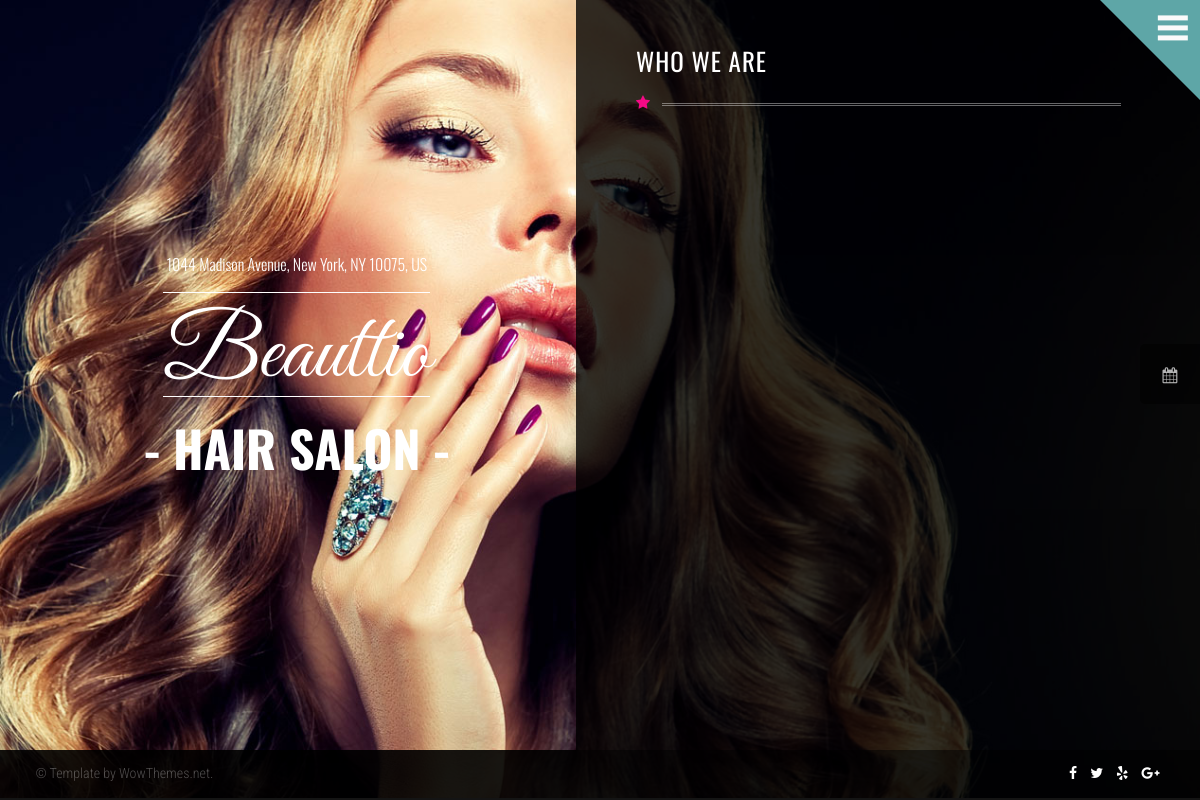
Page /about/ on the earlier database version.
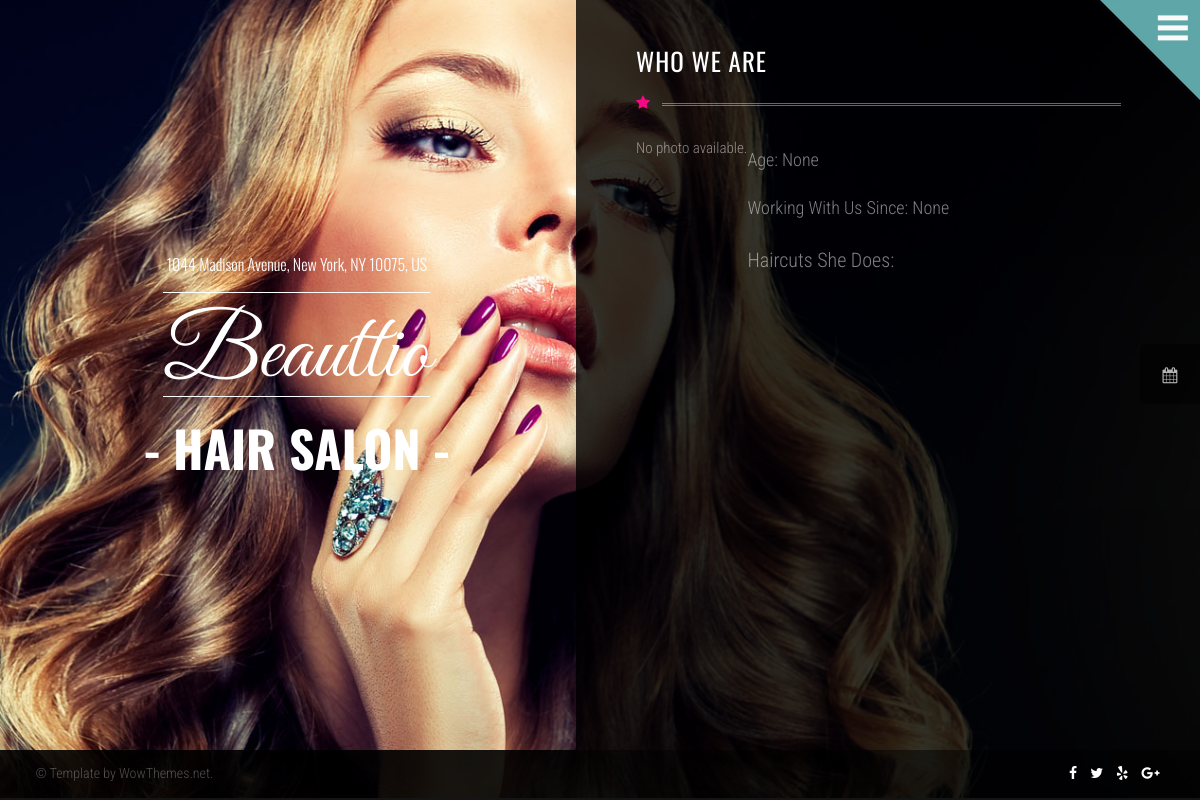
Same page on the later database version.
### HairSaloon/hairdressers/models.py (models this page shows, shortened)
class HairDresser(models.Model):
    BACKGROUND_MAX_LENGTH = 500
    background = models.TextField(max_length=500)
    working_since = models.DateField(blank=True, null=True)
    services = models.ManyToManyField(
        to=Service,
        related_name='hairdressers'
    )
    user = models.OneToOneField(
        to=UserModel,
        on_delete=models.CASCADE,
        related_name='hairdresser_profile',
        null=True,
    )
    @property
    def age(self):
        if self.user.profile.date_of_birth:
            today = datetime.today()
            return today.year - self.user.profile.date_of_birth.year - ((today.month, today.day) < (
                self.user.profile.date_of_birth.month, self.user.profile.date_of_birth.day))
        return None

### HairSaloon/accounts/models.py (models this page shows, shortened)
class HairSaloonUser(auth_models.AbstractBaseUser, auth_models.PermissionsMixin):
    email = models.EmailField(
        _('email address'),
        unique=True,
        error_messages={
            "unique": _("A user with that email already exists."),
        },
    )
    first_name = models.CharField(_("first name"), max_length=150, blank=True)
    last_name = models.CharField(_("last name"), max_length=150, blank=True)
    phone_number = models.CharField(_("phone number"), max_length=15, blank=True)
    date_joined = models.DateTimeField(_("date joined"), default=timezone.now)
    is_staff = models.BooleanField(
        _("staff status"),
        default=False,
        help_text=_("Designates whether the user can log into this admin site."),
    )
    is_active = models.BooleanField(
        _("active"),
        default=True,
        help_text=_(
            "Designates whether this user should be treated as active. "
            "Unselect this instead of deleting accounts."
        ),
    )
    USERNAME_FIELD = 'email'
    objects = HairSaloonUserManager()

class Profile(models.Model):
    account_photo = models.ImageField(
        upload_to=user_directory_path,
        blank=True,
        null=True,
    )
    date_of_birth = models.DateField(
        blank=True,
        null=True,
    )
    user = models.OneToOneField(
        to=HairSaloonUser,
        primary_key=True,
        on_delete=models.CASCADE,
    )

### HairSaloon/common/views.py (the view)
# urls.py: path('about/', AboutView.as_view(), name='about'),
class AboutView(views.ListView):
    template_name = 'common/about.html'
    queryset = HairDresser.objects.all()

### templates/common/about.html (shortened to what this page needs)
{% extends 'base.html' %}
{% load static %}
{% block content %}
    <body style="background-image:url('{% static 'img/bg7.jpg' %}');background-attachment:fixed;background-size:cover;">
    {% include 'partials/menu_and_calendar.html' %}
    <div class="container">
        <div class="logoarea">
            <div class="intro">
                <h1><span class="smaller wow zoomIn" data-wow-duration="2s" data-wow-delay="0.5">1044 Madison Avenue, New York, NY 10075, US</span>
                    <span class="big wow pulse" data-wow-duration="1s" data-wow-delay="0s">Beauttio</span>
                    <span class="small wow fadeIn" data-wow-duration="2s" data-wow-delay="0.5s">- HAIR SALON -</span>
                </h1>
            </div>
        </div>
        <div class="pagearea">
            <h1 class="page-headline">WHO WE ARE</h1>
            <i class="iconstartitle textmagenta fa fa-star"></i>
            {% for hairdresser in object_list %}
                {% include 'partials/hairdresser_card.html' %}
            {% endfor %}
        </div>
    </div>
    {% include 'partials/footer.html' %}
    </body>
{% endblock %}

### templates/partials/hairdresser_card.html (shortened to what this page needs)
<div class="hairdresser-detail-container">
    <div class="hairdresser-photo">
        {% if hairdresser.photo %}
            <img src="{{ hairdresser.photo.url }}" alt="{{ hairdresser.name }}">
        {% else %}
            <p>No photo available.</p>
        {% endif %}
    </div>
    <div class="hairdresser-info">
        <p>Age: {{ hairdresser.age }}</p>
        <p>Working With Us Since: {{ hairdresser.working_since }}</p>
        <h3>Haircuts She Does:</h3>
    </div>
</div>

Differences in the rows shown:
added HairDresser: age "None", working_since "None"
